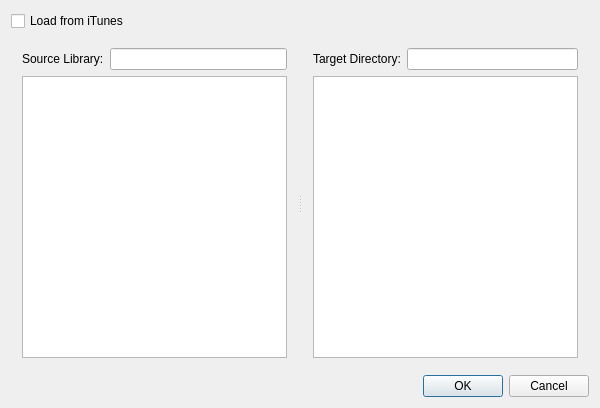
<?xml version="1.0" encoding="UTF-8"?>
<ui version="4.0">
 <class>CDroidSync</class>
 <widget class="QDialog" name="CDroidSync">
  <property name="geometry">
   <rect>
    <x>0</x>
    <y>0</y>
    <width>600</width>
    <height>408</height>
   </rect>
  </property>
  <property name="windowTitle">
   <string>DroidSync</string>
  </property>
  <layout class="QVBoxLayout" name="verticalLayout">
   <item>
    <widget class="QCheckBox" name="loadFromITunes">
     <property name="text">
      <string>Load from iTunes</string>
     </property>
    </widget>
   </item>
   <item>
    <widget class="QSplitter" name="splitter">
     <property name="orientation">
      <enum>Qt::Horizontal</enum>
     </property>
     <widget class="QWidget" name="">
      <layout class="QGridLayout" name="gridLayout">
       <item row="0" column="1">
        <widget class="QLineEdit" name="sourceDir"/>
       </item>
       <item row="1" column="0" colspan="2">
        <widget class="QTreeView" name="sourceTree"/>
       </item>
       <item row="0" column="0">
        <widget class="QLabel" name="label">
         <property name="text">
          <string>Source Library:</string>
         </property>
        </widget>
       </item>
      </layout>
     </widget>
     <widget class="QWidget" name="layoutWidget">
      <layout class="QGridLayout" name="gridLayout_2">
       <item row="0" column="0">
        <widget class="QLabel" name="label_2">
         <property name="text">
          <string>Target Directory:</string>
         </property>
        </widget>
       </item>
       <item row="0" column="1">
        <widget class="QLineEdit" name="targetDir"/>
       </item>
       <item row="1" column="0" colspan="2">
        <widget class="QTreeView" name="destTree"/>
       </item>
      </layout>
     </widget>
    </widget>
   </item>
   <item>
    <widget class="QDialogButtonBox" name="buttonBox">
     <property name="standardButtons">
      <set>QDialogButtonBox::Cancel|QDialogButtonBox::Ok</set>
     </property>
    </widget>
   </item>
  </layout>
 </widget>
 <layoutdefault spacing="6" margin="11"/>
 <resources/>
 <connections>
  <connection>
   <sender>buttonBox</sender>
   <signal>accepted()</signal>
   <receiver>CDroidSync</receiver>
   <slot>accept()</slot>
   <hints>
    <hint type="sourcelabel">
     <x>157</x>
     <y>271</y>
    </hint>
    <hint type="destinationlabel">
     <x>308</x>
     <y>191</y>
    </hint>
   </hints>
  </connection>
  <connection>
   <sender>buttonBox</sender>
   <signal>rejected()</signal>
   <receiver>CDroidSync</receiver>
   <slot>reject()</slot>
   <hints>
    <hint type="sourcelabel">
     <x>157</x>
     <y>271</y>
    </hint>
    <hint type="destinationlabel">
     <x>308</x>
     <y>191</y>
    </hint>
   </hints>
  </connection>
 </connections>
</ui>
